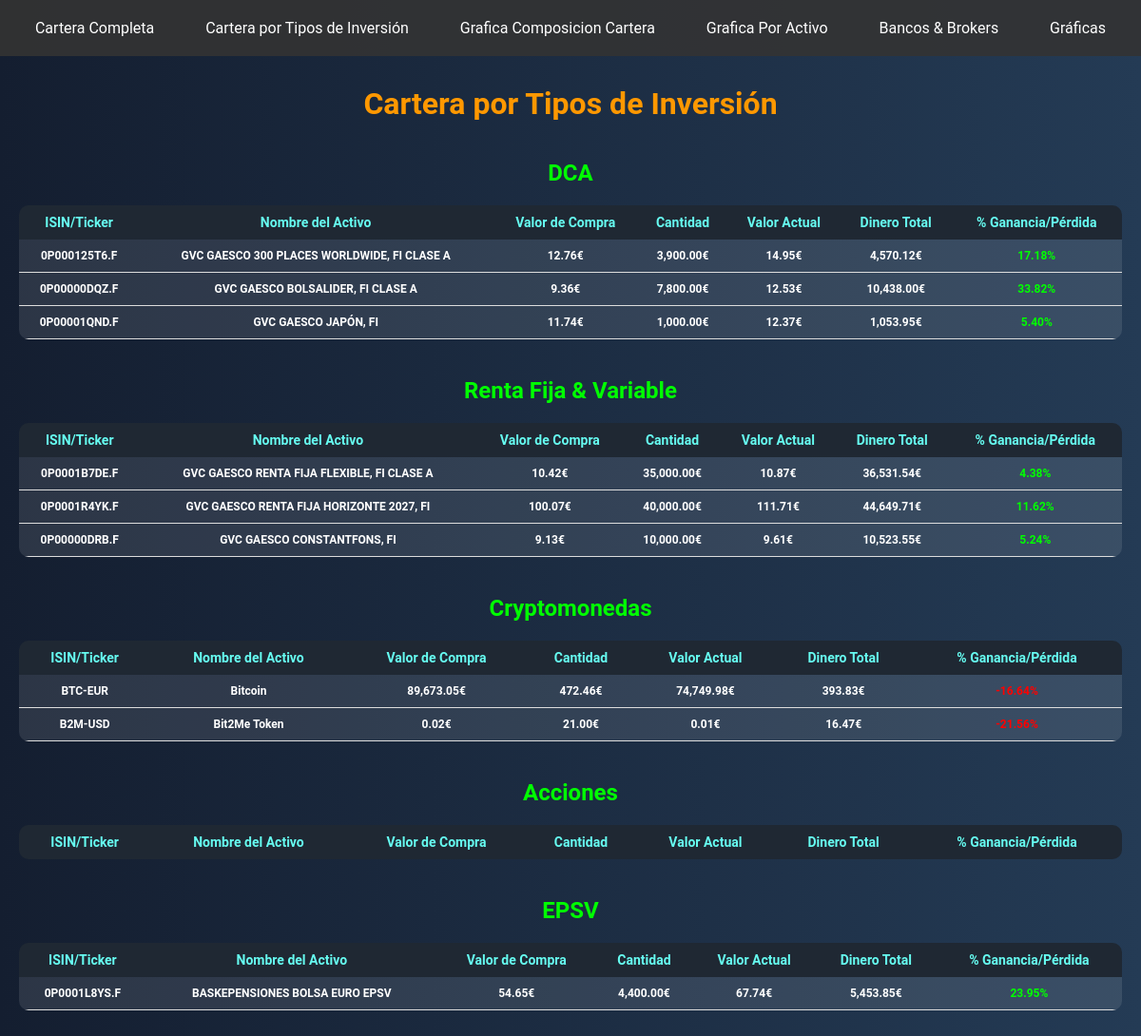
Page /tables on the committed database.
### tables this page shows
CREATE TABLE investments (
                id INTEGER PRIMARY KEY AUTOINCREMENT,
                isin TEXT NOT NULL,
                asset_name TEXT NOT NULL,
                purchase_value REAL NOT NULL,
                amount REAL NOT NULL,
                current_value REAL,
                total_money REAL,
                profit_loss_percentage REAL
            , investment_type TEXT);

### app.py (the view)
@app.route('/tables')
def tables():
    with sqlite3.connect('database.db') as conn:
        cursor = conn.cursor()
        cursor.execute('SELECT * FROM investments')
        investments = cursor.fetchall()
        dca = investments[:3]
        renta_fija_variable = investments[3:6]
        cryptomonedas = investments[6:8]
        acciones = []
        baskepensiones = investments[8:9]
    return render_template('tables.html', dca=dca, renta_fija_variable=renta_fija_variable, acciones=acciones, cryptomonedas=cryptomonedas, baskepensiones=baskepensiones)

### templates/tables.html (shortened to what this page needs)
{% extends 'layout.html' %}
{% block content %}
<h1>Cartera por Tipos de Inversión</h1>
<h2 class="table-title">DCA</h2>
<table class="table">
    <thead>
        <tr>
            <th>ISIN/Ticker</th>
            <th>Nombre del Activo</th>
            <th>Valor de Compra</th>
            <th>Cantidad</th>
            <th>Valor Actual</th>
            <th>Dinero Total</th>
            <th>% Ganancia/Pérdida</th>
        </tr>
    </thead>
    <tbody>
        {% for inv in dca %}
        <tr>
            <td>{{ inv[1] }}</td>
            <td>{{ inv[2] }}</td>
            <td>{{ '{:,.2f}'.format(inv[3]) }}€</td>
            <td>{{ '{:,.2f}'.format(inv[4]) }}€</td>
            <td>{{ '{:,.2f}'.format(inv[5]) }}€</td>
            <td>{{ '{:,.2f}'.format(inv[6]) }}€</td>
            <td class="{{ 'positive' if inv[7] >= 0 else 'negative' }}">{{ '%.2f' % inv[7] }}%</td>
        </tr>
        {% endfor %}
    </tbody>
</table>
<h2 class="table-title">Renta Fija & Variable</h2>
<table class="table">
    <thead>
        <tr>
            <th>ISIN/Ticker</th>
            <th>Nombre del Activo</th>
            <th>Valor de Compra</th>
            <th>Cantidad</th>
            <th>Valor Actual</th>
            <th>Dinero Total</th>
            <th>% Ganancia/Pérdida</th>
        </tr>
    </thead>
    <tbody>
        {% for inv in renta_fija_variable %}
        <tr>
            <td>{{ inv[1] }}</td>
            <td>{{ inv[2] }}</td>
            <td>{{ '{:,.2f}'.format(inv[3]) }}€</td>
            <td>{{ '{:,.2f}'.format(inv[4]) }}€</td>
            <td>{{ '{:,.2f}'.format(inv[5]) }}€</td>
            <td>{{ '{:,.2f}'.format(inv[6]) }}€</td>
            <td class="{{ 'positive' if inv[7] >= 0 else 'negative' }}">{{ '%.2f' % inv[7] }}%</td>
        </tr>
        {% endfor %}
    </tbody>
</table>
<h2 class="table-title">Cryptomonedas</h2>
<table class="table">
    <thead>
        <tr>
            <th>ISIN/Ticker</th>
            <th>Nombre del Activo</th>
            <th>Valor de Compra</th>
            <th>Cantidad</th>
            <th>Valor Actual</th>
            <th>Dinero Total</th>
            <th>% Ganancia/Pérdida</th>
        </tr>
    </thead>
    <tbody>
        {% for inv in cryptomonedas %}
        <tr>
            <td>{{ inv[1] }}</td>
            <td>{{ inv[2] }}</td>
            <td>{{ '{:,.2f}'.format(inv[3]) }}€</td>
            <td>{{ '{:,.2f}'.format(inv[4]) }}€</td>
            <td>{{ '{:,.2f}'.format(inv[5]) }}€</td>
            <td>{{ '{:,.2f}'.format(inv[6]) }}€</td>
            <td class="{{ 'positive' if inv[7] >= 0 else 'negative' }}">{{ '%.2f' % inv[7] }}%</td>
        </tr>
        {% endfor %}
    </tbody>
</table>
<h2 class="table-title">Acciones</h2>
<table class="table">
    <thead>
        <tr>
            <th>ISIN/Ticker</th>
            <th>Nombre del Activo</th>
            <th>Valor de Compra</th>
            <th>Cantidad</th>
            <th>Valor Actual</th>
            <th>Dinero Total</th>
            <th>% Ganancia/Pérdida</th>
        </tr>
    </thead>
</table>
<h2 class="table-title">EPSV</h2>
<table class="table">
    <thead>
        <tr>
            <th>ISIN/Ticker</th>
            <th>Nombre del Activo</th>
            <th>Valor de Compra</th>
            <th>Cantidad</th>
            <th>Valor Actual</th>
            <th>Dinero Total</th>
            <th>% Ganancia/Pérdida</th>
        </tr>
    </thead>
    <tbody>
        {% for inv in baskepensiones %}
        <tr>
            <td>{{ inv[1] }}</td>
            <td>{{ inv[2] }}</td>
            <td>{{ '{:,.2f}'.format(inv[3]) }}€</td>
            <td>{{ '{:,.2f}'.format(inv[4]) }}€</td>
            <td>{{ '{:,.2f}'.format(inv[5]) }}€</td>
            <td>{{ '{:,.2f}'.format(inv[6]) }}€</td>
            <td class="{{ 'positive' if inv[7] >= 0 else 'negative' }}">{{ '%.2f' % inv[7] }}%</td>
        </tr>
        {% endfor %}
    </tbody>
</table>
{% endblock %}

### static/styles.css (style rules this page uses)
body { font-family: 'Roboto', sans-serif; background: linear-gradient(to right, #141e30, #243b55); margin: 0; padding: 20px; color: #fff; }
h1 { color: #ff9800; text-align: center; margin-top: 70px; margin-bottom: 40px; }
h2.table-title { color: #00FF00; text-align: center; margin-top: 40px; font-size: 24px; }
.table { width: 100%; border-collapse: collapse; overflow: hidden; border-radius: 10px; margin-bottom: 40px; font-size: 14px; }
.table thead { background: #1f2833; }
.table thead th { color: #66fcf1; font-weight: bold; text-align: center; padding: 10px; transition: background 0.3s; }
.table tbody tr { background: rgba(255, 255, 255, 0.1); transition: background 0.3s; }
.table tbody td { color: #fff; font-weight: bold; text-align: center; padding: 10px; border-bottom: 1px solid #ddd; font-size: 12px; white-space: nowrap; }
.positive { color: #00FF00 !important; }
.negative { color: #FF0000 !important; }
h1 { margin-top: 70px; }

### rows in the picture
investments: isin "0P000125T6.F", asset_name "GVC GAESCO 300 PLACES WORLDWIDE, FI CLASE A", purchase_value "12.76", amount "3,900.00", current_value "14.95", total_money "4,570.12", profit_loss_percentage "17.18"
investments: isin "0P00000DQZ.F", asset_name "GVC GAESCO BOLSALIDER, FI CLASE A", purchase_value "9.36", amount "7,800.00", current_value "12.53", total_money "10,438.00", profit_loss_percentage "33.82"
investments: isin "0P00001QND.F", asset_name "GVC GAESCO JAPÓN, FI", purchase_value "11.74", amount "1,000.00", current_value "12.37", total_money "1,053.95", profit_loss_percentage "5.40"
investments: isin "0P0001B7DE.F", asset_name "GVC GAESCO RENTA FIJA FLEXIBLE, FI CLASE A", purchase_value "10.42", amount "35,000.00", current_value "10.87", total_money "36,531.54", profit_loss_percentage "4.38"
investments: isin "0P0001R4YK.F", asset_name "GVC GAESCO RENTA FIJA HORIZONTE 2027, FI", purchase_value "100.07", amount "40,000.00", current_value "111.71", total_money "44,649.71", profit_loss_percentage "11.62"
investments: isin "0P00000DRB.F", asset_name "GVC GAESCO CONSTANTFONS, FI", purchase_value "9.13", amount "10,000.00", current_value "9.61", total_money "10,523.55", profit_loss_percentage "5.24"
investments: isin "BTC-EUR", asset_name "Bitcoin", purchase_value "89,673.05", amount "472.46", current_value "74,749.98", total_money "393.83"
investments: isin "B2M-USD", asset_name "Bit2Me Token", purchase_value "0.02", amount "21.00", current_value "0.01", total_money "16.47"
investments: isin "0P0001L8YS.F", asset_name "BASKEPENSIONES BOLSA EURO EPSV", purchase_value "54.65", amount "4,400.00", current_value "67.74", total_money "5,453.85", profit_loss_percentage "23.95"
